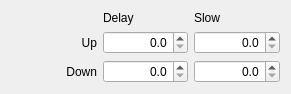
  <widget class="QWidget" name="layoutWidget">
   <property name="geometry">
    <rect>
     <x>10</x>
     <y>310</y>
     <width>291</width>
     <height>83</height>
    </rect>
   </property>
   <layout class="QGridLayout" name="gridLayout" columnstretch="0,0,0">
    <item row="0" column="1">
     <widget class="QLabel" name="label_13">
      <property name="toolTip">
       <string>&lt;html&gt;&lt;head/&gt;&lt;body&gt;&lt;p&gt;&lt;span style=&quot; font-family:'Arial, sans-serif'; font-size:medium; color:#000000;&quot;&gt;Use this option to delay application of the mix, usually to delay the action of a switch. When the switch is turned on or off the mixer will wait the specified number of seconds before changing the value.&lt;/span&gt;&lt;/p&gt;&lt;/body&gt;&lt;/html&gt;</string>
      </property>
      <property name="text">
       <string>Delay</string>
      </property>
     </widget>
    </item>
    <item row="0" column="2">
     <widget class="QLabel" name="label_14">
      <property name="toolTip">
       <string>&lt;html&gt;&lt;head/&gt;&lt;body&gt;&lt;p&gt;&lt;span style=&quot; color:#000000;&quot;&gt;Use this option to slow the rate of change in the channel. When not zero these values will determine the maximum speed with which the value can change. The specified value is the number of seconds to go between -100% and 100%. When you select Slow it only applies to that mix, NOT to any others on the same channel.&lt;/span&gt;&lt;/p&gt;&lt;/body&gt;&lt;/html&gt;</string>
      </property>
      <property name="text">
       <string>Slow</string>
      </property>
     </widget>
    </item>
    <item row="1" column="0">
     <widget class="QLabel" name="label_12">
      <property name="text">
       <string>Up</string>
      </property>
      <property name="alignment">
       <set>Qt::AlignRight|Qt::AlignTrailing|Qt::AlignVCenter</set>
      </property>
     </widget>
    </item>
    <item row="1" column="1">
     <widget class="QDoubleSpinBox" name="delayUpSB">
      <property name="whatsThis">
       <string>&lt;!DOCTYPE HTML PUBLIC &quot;-//W3C//DTD HTML 4.0//EN&quot; &quot;http://www.w3.org/TR/REC-html40/strict.dtd&quot;&gt;
&lt;html&gt;&lt;head&gt;&lt;meta name=&quot;qrichtext&quot; content=&quot;1&quot; /&gt;&lt;style type=&quot;text/css&quot;&gt;
p, li { white-space: pre-wrap; }
&lt;/style&gt;&lt;/head&gt;&lt;body style=&quot; font-family:'MS Shell Dlg 2'; font-size:8.25pt; font-weight:400; font-style:normal;&quot;&gt;
&lt;p style=&quot; margin-top:0px; margin-bottom:0px; margin-left:0px; margin-right:0px; -qt-block-indent:0; text-indent:0px;&quot;&gt;&lt;span style=&quot; font-weight:600; text-decoration: underline;&quot;&gt;Delay ans Slow&lt;/span&gt;&lt;/p&gt;
&lt;p style=&quot;-qt-paragraph-type:empty; margin-top:0px; margin-bottom:0px; margin-left:0px; margin-right:0px; -qt-block-indent:0; text-indent:0px; font-weight:600; text-decoration: underline;&quot;&gt;&lt;/p&gt;
&lt;p style=&quot; margin-top:0px; margin-bottom:0px; margin-left:0px; margin-right:0px; -qt-block-indent:0; text-indent:0px;&quot;&gt;These values control the speed and delay of the output of the mix.  &lt;/p&gt;
&lt;p style=&quot;-qt-paragraph-type:empty; margin-top:0px; margin-bottom:0px; margin-left:0px; margin-right:0px; -qt-block-indent:0; text-indent:0px;&quot;&gt;&lt;/p&gt;
&lt;p style=&quot; margin-top:0px; margin-bottom:0px; margin-left:0px; margin-right:0px; -qt-block-indent:0; text-indent:0px;&quot;&gt;If Delay is not zero the actuation of the mix will be delayed by the specified amount of seconds.&lt;/p&gt;
&lt;p style=&quot;-qt-paragraph-type:empty; margin-top:0px; margin-bottom:0px; margin-left:0px; margin-right:0px; -qt-block-indent:0; text-indent:0px;&quot;&gt;&lt;/p&gt;
&lt;p style=&quot; margin-top:0px; margin-bottom:0px; margin-left:0px; margin-right:0px; -qt-block-indent:0; text-indent:0px;&quot;&gt;If Slow is not zero then the speed of the mix will be set by the value specified -&amp;gt; the value states the number of seconds it takes to transit from -100 to 100.&lt;/p&gt;&lt;/body&gt;&lt;/html&gt;</string>
      </property>
      <property name="alignment">
       <set>Qt::AlignRight|Qt::AlignTrailing|Qt::AlignVCenter</set>
      </property>
      <property name="decimals">
       <number>1</number>
      </property>
      <property name="maximum">
       <double>25.000000000000000</double>
      </property>
      <property name="singleStep">
       <double>0.100000000000000</double>
      </property>
     </widget>
    </item>
    <item row="1" column="2">
     <widget class="QDoubleSpinBox" name="slowUpSB">
      <property name="whatsThis">
       <string>&lt;!DOCTYPE HTML PUBLIC &quot;-//W3C//DTD HTML 4.0//EN&quot; &quot;http://www.w3.org/TR/REC-html40/strict.dtd&quot;&gt;
&lt;html&gt;&lt;head&gt;&lt;meta name=&quot;qrichtext&quot; content=&quot;1&quot; /&gt;&lt;style type=&quot;text/css&quot;&gt;
p, li { white-space: pre-wrap; }
&lt;/style&gt;&lt;/head&gt;&lt;body style=&quot; font-family:'MS Shell Dlg 2'; font-size:8.25pt; font-weight:400; font-style:normal;&quot;&gt;
&lt;p style=&quot; margin-top:0px; margin-bottom:0px; margin-left:0px; margin-right:0px; -qt-block-indent:0; text-indent:0px;&quot;&gt;&lt;span style=&quot; font-weight:600; text-decoration: underline;&quot;&gt;Delay ans Slow&lt;/span&gt;&lt;/p&gt;
&lt;p style=&quot;-qt-paragraph-type:empty; margin-top:0px; margin-bottom:0px; margin-left:0px; margin-right:0px; -qt-block-indent:0; text-indent:0px; font-weight:600; text-decoration: underline;&quot;&gt;&lt;/p&gt;
&lt;p style=&quot; margin-top:0px; margin-bottom:0px; margin-left:0px; margin-right:0px; -qt-block-indent:0; text-indent:0px;&quot;&gt;These values control the speed and delay of the output of the mix.  &lt;/p&gt;
&lt;p style=&quot;-qt-paragraph-type:empty; margin-top:0px; margin-bottom:0px; margin-left:0px; margin-right:0px; -qt-block-indent:0; text-indent:0px;&quot;&gt;&lt;/p&gt;
&lt;p style=&quot; margin-top:0px; margin-bottom:0px; margin-left:0px; margin-right:0px; -qt-block-indent:0; text-indent:0px;&quot;&gt;If Delay is not zero the actuation of the mix will be delayed by the specified amount of seconds.&lt;/p&gt;
&lt;p style=&quot;-qt-paragraph-type:empty; margin-top:0px; margin-bottom:0px; margin-left:0px; margin-right:0px; -qt-block-indent:0; text-indent:0px;&quot;&gt;&lt;/p&gt;
&lt;p style=&quot; margin-top:0px; margin-bottom:0px; margin-left:0px; margin-right:0px; -qt-block-indent:0; text-indent:0px;&quot;&gt;If Slow is not zero then the speed of the mix will be set by the value specified -&amp;gt; the value states the number of seconds it takes to transit from -100 to 100.&lt;/p&gt;&lt;/body&gt;&lt;/html&gt;</string>
      </property>
      <property name="alignment">
       <set>Qt::AlignRight|Qt::AlignTrailing|Qt::AlignVCenter</set>
      </property>
      <property name="decimals">
       <number>1</number>
      </property>
      <property name="maximum">
       <double>25.000000000000000</double>
      </property>
      <property name="singleStep">
       <double>0.100000000000000</double>
      </property>
     </widget>
    </item>
    <item row="2" column="1">
     <widget class="QDoubleSpinBox" name="delayDownSB">
      <property name="whatsThis">
       <string>&lt;!DOCTYPE HTML PUBLIC &quot;-//W3C//DTD HTML 4.0//EN&quot; &quot;http://www.w3.org/TR/REC-html40/strict.dtd&quot;&gt;
&lt;html&gt;&lt;head&gt;&lt;meta name=&quot;qrichtext&quot; content=&quot;1&quot; /&gt;&lt;style type=&quot;text/css&quot;&gt;
p, li { white-space: pre-wrap; }
&lt;/style&gt;&lt;/head&gt;&lt;body style=&quot; font-family:'MS Shell Dlg 2'; font-size:8.25pt; font-weight:400; font-style:normal;&quot;&gt;
&lt;p style=&quot; margin-top:0px; margin-bottom:0px; margin-left:0px; margin-right:0px; -qt-block-indent:0; text-indent:0px;&quot;&gt;&lt;span style=&quot; font-weight:600; text-decoration: underline;&quot;&gt;Delay ans Slow&lt;/span&gt;&lt;/p&gt;
&lt;p style=&quot;-qt-paragraph-type:empty; margin-top:0px; margin-bottom:0px; margin-left:0px; margin-right:0px; -qt-block-indent:0; text-indent:0px; font-weight:600; text-decoration: underline;&quot;&gt;&lt;/p&gt;
&lt;p style=&quot; margin-top:0px; margin-bottom:0px; margin-left:0px; margin-right:0px; -qt-block-indent:0; text-indent:0px;&quot;&gt;These values control the speed and delay of the output of the mix.  &lt;/p&gt;
&lt;p style=&quot;-qt-paragraph-type:empty; margin-top:0px; margin-bottom:0px; margin-left:0px; margin-right:0px; -qt-block-indent:0; text-indent:0px;&quot;&gt;&lt;/p&gt;
&lt;p style=&quot; margin-top:0px; margin-bottom:0px; margin-left:0px; margin-right:0px; -qt-block-indent:0; text-indent:0px;&quot;&gt;If Delay is not zero the actuation of the mix will be delayed by the specified amount of seconds.&lt;/p&gt;
&lt;p style=&quot;-qt-paragraph-type:empty; margin-top:0px; margin-bottom:0px; margin-left:0px; margin-right:0px; -qt-block-indent:0; text-indent:0px;&quot;&gt;&lt;/p&gt;
&lt;p style=&quot; margin-top:0px; margin-bottom:0px; margin-left:0px; margin-right:0px; -qt-block-indent:0; text-indent:0px;&quot;&gt;If Slow is not zero then the speed of the mix will be set by the value specified -&amp;gt; the value states the number of seconds it takes to transit from -100 to 100.&lt;/p&gt;&lt;/body&gt;&lt;/html&gt;</string>
      </property>
      <property name="alignment">
       <set>Qt::AlignRight|Qt::AlignTrailing|Qt::AlignVCenter</set>
      </property>
      <property name="decimals">
       <number>1</number>
      </property>
      <property name="maximum">
       <double>25.000000000000000</double>
      </property>
      <property name="singleStep">
       <double>0.100000000000000</double>
      </property>
     </widget>
    </item>
    <item row="2" column="2">
     <widget class="QDoubleSpinBox" name="slowDownSB">
      <property name="whatsThis">
       <string>&lt;!DOCTYPE HTML PUBLIC &quot;-//W3C//DTD HTML 4.0//EN&quot; &quot;http://www.w3.org/TR/REC-html40/strict.dtd&quot;&gt;
&lt;html&gt;&lt;head&gt;&lt;meta name=&quot;qrichtext&quot; content=&quot;1&quot; /&gt;&lt;style type=&quot;text/css&quot;&gt;
p, li { white-space: pre-wrap; }
&lt;/style&gt;&lt;/head&gt;&lt;body style=&quot; font-family:'MS Shell Dlg 2'; font-size:8.25pt; font-weight:400; font-style:normal;&quot;&gt;
&lt;p style=&quot; margin-top:0px; margin-bottom:0px; margin-left:0px; margin-right:0px; -qt-block-indent:0; text-indent:0px;&quot;&gt;&lt;span style=&quot; font-weight:600; text-decoration: underline;&quot;&gt;Delay ans Slow&lt;/span&gt;&lt;/p&gt;
&lt;p style=&quot;-qt-paragraph-type:empty; margin-top:0px; margin-bottom:0px; margin-left:0px; margin-right:0px; -qt-block-indent:0; text-indent:0px; font-weight:600; text-decoration: underline;&quot;&gt;&lt;/p&gt;
&lt;p style=&quot; margin-top:0px; margin-bottom:0px; margin-left:0px; margin-right:0px; -qt-block-indent:0; text-indent:0px;&quot;&gt;These values control the speed and delay of the output of the mix.  &lt;/p&gt;
&lt;p style=&quot;-qt-paragraph-type:empty; margin-top:0px; margin-bottom:0px; margin-left:0px; margin-right:0px; -qt-block-indent:0; text-indent:0px;&quot;&gt;&lt;/p&gt;
&lt;p style=&quot; margin-top:0px; margin-bottom:0px; margin-left:0px; margin-right:0px; -qt-block-indent:0; text-indent:0px;&quot;&gt;If Delay is not zero the actuation of the mix will be delayed by the specified amount of seconds.&lt;/p&gt;
&lt;p style=&quot;-qt-paragraph-type:empty; margin-top:0px; margin-bottom:0px; margin-left:0px; margin-right:0px; -qt-block-indent:0; text-indent:0px;&quot;&gt;&lt;/p&gt;
&lt;p style=&quot; margin-top:0px; margin-bottom:0px; margin-left:0px; margin-right:0px; -qt-block-indent:0; text-indent:0px;&quot;&gt;If Slow is not zero then the speed of the mix will be set by the value specified -&amp;gt; the value states the number of seconds it takes to transit from -100 to 100.&lt;/p&gt;&lt;/body&gt;&lt;/html&gt;</string>
      </property>
      <property name="alignment">
       <set>Qt::AlignRight|Qt::AlignTrailing|Qt::AlignVCenter</set>
      </property>
      <property name="decimals">
       <number>1</number>
      </property>
      <property name="maximum">
       <double>25.000000000000000</double>
      </property>
      <property name="singleStep">
       <double>0.100000000000000</double>
      </property>
     </widget>
    </item>
    <item row="2" column="0">
     <widget class="QLabel" name="label_11">
      <property name="text">
       <string>Down</string>
      </property>
      <property name="alignment">
       <set>Qt::AlignRight|Qt::AlignTrailing|Qt::AlignVCenter</set>
      </property>
     </widget>
    </item>
   </layout>
  </widget>
